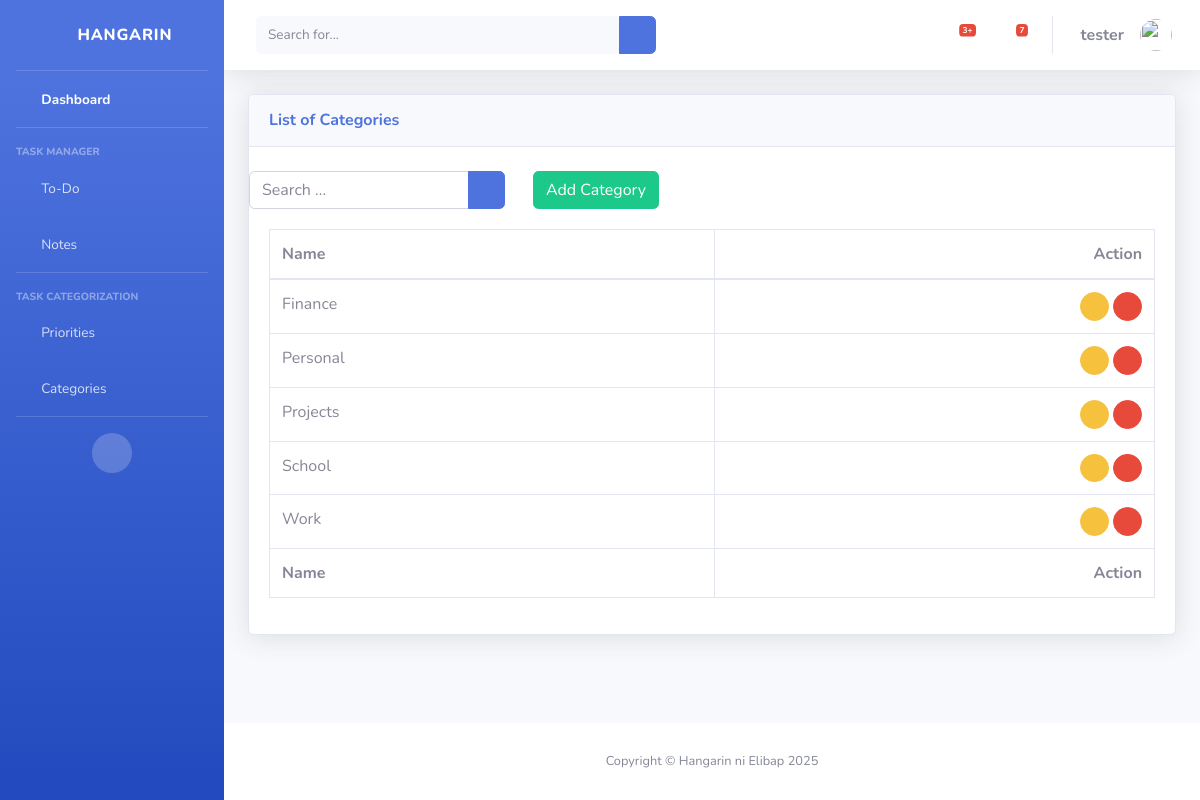
The page /category_list (signed in) on the database its author committed.
### taskmanager/models.py (models this page shows, shortened)
class BaseModel(models.Model):
    created_at = models.DateTimeField(auto_now_add=True, db_index=True)
    updated_at = models.DateTimeField(auto_now=True)
    class Meta:
        abstract = True

class Category(BaseModel):
    name = models.CharField(max_length=150)
    class Meta:
        verbose_name = "Category"
        verbose_name_plural = "Categories"
        ordering=['name']

### taskmanager/views.py (the view)
# urls.py: path('category_list', CategoryList.as_view(), name='category-list'),
class CategoryList(LoginRequiredMixin, ListView):
    model = Category
    context_object_name = 'category'
    template_name = 'category_list.html'
    paginate_by = 5
    def get_queryset(self):
        qs = super().get_queryset()
        query = self.request.GET.get('q')
        if query:
            qs = qs.filter(
                Q(name__icontains=query)
            )
        return qs

### templates/category_list.html (shortened to what this page needs)
{% extends 'base.html' %} {% load static %} {% block content %}
<div class="content">
    <div class="container-fluid">
        <div class="row">
            <div class="col-md-12">
                <div class="card shadow mb-4">
                    <div class="card-header py-3">
                        <h6 class="m-0 font-weight-bold text-primary">List of Categories</h6>
                    </div>
                    <br />
                    <div class="col-md-12 row">
                        <form class="navbar-left navbar-form nav-search mr-md-3" action="{% url 'category-list' %}">
                            <div class="input-group">
                                <input type="text" placeholder="Search ..." class="form-control" name="q" />
                                <div class="input-group-append">
                                    <button class="btn btn-primary" type="submit">
                                        <i class="fas fa-search fa-sm"></i>
                                    </button>
                                </div>
                            </div>
                        </form>
                        <div class="col-md-6">
                            <div class="pull-right">
                                <a href="{% url 'category-add' %}" class="btn btn-success btn-rounded">Add Category</a>
                            </div>
                        </div>
                    </div>
                    <div class="card-body">
                        <div class="table-responsive">
                            <table class="table table-bordered" id="dataTable" width="100%" cellspacing="0">
                                <thead>
                                    <tr>
                                        <th scope="col">Name</th>
                                        <th class="text-right" scope="col">Action</th>
                                    </tr>
                                </thead>
                                <tfoot>
                                    <tr>
                                        <th scope="col">Name</th>
                                        <th class="text-right" scope="col">Action</th>
                                    </tr>
                                </tfoot>
                                <tbody>
                                    {% for object in object_list %}
                                    <tr>
                                        <td>{{ object.name }}</td>
                                        <td class="text-right">
                                            <a class="btn btn-warning btn-circle btn-sm" href="category_list/{{ object.id }}">
                                                <i class="fas fa-wrench"></i>
                                            </a>
                                            <a class="btn btn-danger btn-circle btn-sm" href="category_list/{{ object.id }}/delete">
                                                <i class="fas fa-trash"></i>
                                            </a>
                                        </td>
                                    </tr>
                                    {% empty %}
                                    <tr>
                                        <td colspan="4" style="text-align: center">
                                            <p class="text-sm font-weight-bold mb-0">No Records Found</p>
                                        </td>
                                    </tr>
                                    {% endfor %}
                                </tbody>
                            </table>
                        </div>
                    </div>
                </div>
            </div>
        </div>
    </div>
</div>
{% endblock %}

### templates/base.html (shortened to what this page needs)
{% load static %}
{% load pwa %}
<!DOCTYPE html>
<html lang="en">
<head>
    <link rel="stylesheet" href="{% static 'css/sb-admin-2.min.css' %}">
    <link href="{% static 'vendor/fontawesome-free/css/all.min.css' %}" rel="stylesheet" type="text/css">
</head>
<body id="page-top">
    <div id="wrapper">
        <ul class="navbar-nav bg-gradient-primary sidebar sidebar-dark accordion" id="accordionSidebar">
            <a class="sidebar-brand d-flex align-items-center justify-content-center" href="{% url 'home' %}">
                <div class="sidebar-brand-icon rotate-n-15">
                    <i class="fas fa-clipboard-list"></i>
                </div>
                <div class="sidebar-brand-text mx-3">Hangarin</div>
            </a>
            <hr class="sidebar-divider my-0">
            <li class="nav-item active">
                <a class="nav-link" href="{% url 'home' %}">
                    <i class="fas fa-fw fa-tachometer-alt"></i>
                    <span>Dashboard</span></a>
            </li>
            <hr class="sidebar-divider">
            <div class="sidebar-heading">
                Task Manager
            </div>
            <li class="nav-item">
                <a class="nav-link collapsed" href="#" data-toggle="collapse" data-target="#collapseUtilities"
                    aria-expanded="true" aria-controls="collapseUtilities">
                    <i class="fas fa-fw fa-clipboard-list"></i>
                    <span>To-Do</span>
                </a>
            </li>
            <li class="nav-item">
                <a class="nav-link" href="{% url 'note-list' %}">
                    <i class="fas fa-fw fa-comments"></i>
                    <span>Notes</span></a>
            </li>
            <hr class="sidebar-divider">
            <div class="sidebar-heading">
                Task Categorization
            </div>
            <li class="nav-item">
                <a class="nav-link" href="{% url 'priority-list' %}">
                    <i class="fas fa-fw fa-calendar"></i>
                    <span>Priorities</span></a>
            </li>
            <li class="nav-item">
                <a class="nav-link" href="{% url 'category-list' %}">
                    <i class="fas fa-fw fa-folder"></i>
                    <span>Categories</span></a>
            </li>
            <hr class="sidebar-divider d-none d-md-block">
            <div class="text-center d-none d-md-inline">
                <button class="rounded-circle border-0" id="sidebarToggle"></button>
            </div>
        </ul>
        <div id="content-wrapper" class="d-flex flex-column">
            <div id="content">
                <nav class="navbar navbar-expand navbar-light bg-white topbar mb-4 static-top shadow">
                    <form
                        class="d-none d-sm-inline-block form-inline mr-auto ml-md-3 my-2 my-md-0 mw-100 navbar-search">
                        <div class="input-group">
                            <input type="text" class="form-control bg-light border-0 small" placeholder="Search for..."
                                aria-label="Search" aria-describedby="basic-addon2">
                            <div class="input-group-append">
                                <button class="btn btn-primary" type="button">
                                    <i class="fas fa-search fa-sm"></i>
                                </button>
                            </div>
                        </div>
                    </form>
                    <ul class="navbar-nav ml-auto">
                        <li class="nav-item dropdown no-arrow mx-1">
                            <a class="nav-link dropdown-toggle" href="#" id="alertsDropdown" role="button"
                                data-toggle="dropdown" aria-haspopup="true" aria-expanded="false">
                                <i class="fas fa-bell fa-fw"></i>
                                <span class="badge badge-danger badge-counter">3+</span>
                            </a>
                        </li>
                        <li class="nav-item dropdown no-arrow mx-1">
                            <a class="nav-link dropdown-toggle" href="#" id="messagesDropdown" role="button"
                                data-toggle="dropdown" aria-haspopup="true" aria-expanded="false">
                                <i class="fas fa-envelope fa-fw"></i>
                                <span class="badge badge-danger badge-counter">7</span>
                            </a>
                        </li>
                        <li class="nav-item dropdown no-arrow">
                            <a class="nav-link dropdown-toggle" href="#" id="userDropdown" role="button"
                                data-toggle="dropdown" aria-haspopup="true" aria-expanded="false">
                                <span class="mr-3 d-none d-lg-inline text-gray-600"><b>{{ request.user.username }}</b></span>
                                <img class="img-profile rounded-circle"
                                    src="{% static 'img/undraw_profile.svg'%}">
                            </a>
                        </li>
                    </ul>
                </nav>
                {% block content %}
                {% endblock %}
            </div>
            <footer class="sticky-footer bg-white">
                <div class="container my-auto">
                    <div class="copyright text-center my-auto">
                        <span>Copyright &copy; Hangarin ni Elibap 2025</span>
                    </div>
                </div>
            </footer>
        </div>
    </div>
</body>
</html>

### rows shown on the page
Category: name "Finance"
Category: name "Personal"
Category: name "Projects"
Category: name "School"
Category: name "Work"

### other values the page prints
{{ request.user.username }} "tester"
